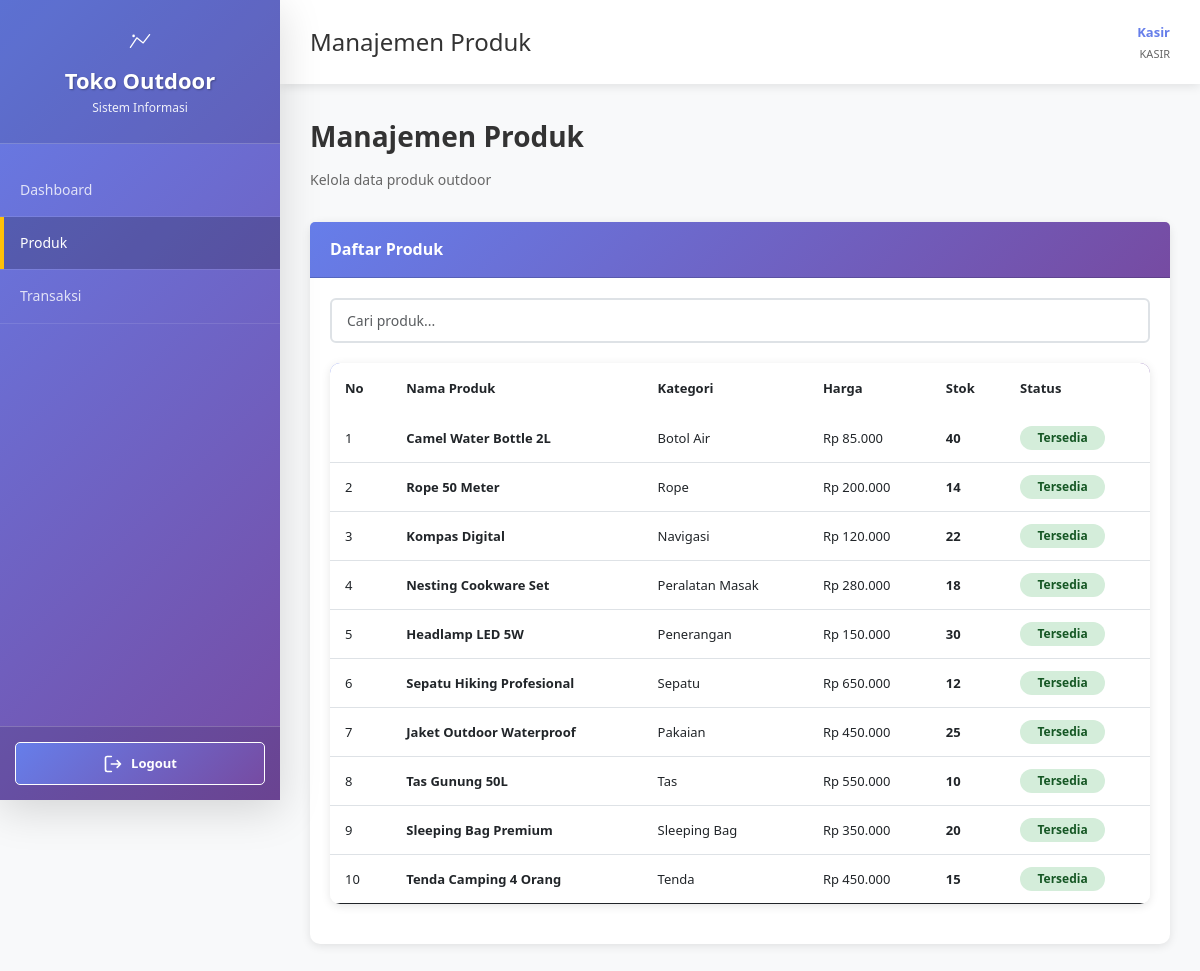
The page /Views/produk_management.php (signed in) on the database its author committed.
### tables this page shows
CREATE TABLE IF NOT EXISTS produk (
    id_produk INT AUTO_INCREMENT PRIMARY KEY,
    nama_produk VARCHAR(100) NOT NULL,
    kategori VARCHAR(50) NOT NULL,
    deskripsi TEXT,
    harga DECIMAL(10, 2) NOT NULL,
    stok INT NOT NULL DEFAULT 0,
    gambar VARCHAR(255),
    created_at TIMESTAMP DEFAULT CURRENT_TIMESTAMP,
    updated_at TIMESTAMP DEFAULT CURRENT_TIMESTAMP ON UPDATE CURRENT_TIMESTAMP,
    status ENUM('tersedia', 'habis', 'tidak_diproduksi') DEFAULT 'tersedia'
);

### Config/koneksi.php (called while the page is built, shortened)
<?php
function fetch_all($conn, $query) {
    $result = mysqli_query($conn, $query);
    $data = array();
    while ($row = mysqli_fetch_assoc($result)) {
        $data[] = $row;
    }
    return $data;
}
?>

### Views/produk_management.php (the view, shortened to what this page needs)
<?php
require_once '../Config/koneksi.php';
$nama_lengkap = $_SESSION['nama_lengkap'];
$role = $_SESSION['role'];
    $produk = fetch_all($conn, "SELECT * FROM produk ORDER BY id_produk DESC");
    ?>
<!DOCTYPE html>
<html lang="id">
<head>
    <link href="https://cdn.jsdelivr.net/npm/bootstrap@5.3.0/dist/css/bootstrap.min.css" rel="stylesheet">
    <link rel="stylesheet" href="../Public/css/style.css">
</head>
<body>
        <div class="sidebar">
            <div class="sidebar-header">
                <svg width="32" height="32" viewBox="0 0 50 50" fill="none" xmlns="http://www.w3.org/2000/svg" style="margin-bottom: 10px;">
                    <path d="M10 35L20 20L30 28L40 15" stroke="white" stroke-width="2" stroke-linecap="round" stroke-linejoin="round"/>
                    <circle cx="15" cy="17" r="2" fill="white"/>
                </svg>
                <h2>Toko Outdoor</h2>
                <p>Sistem Informasi</p>
            </div>
            <ul class="sidebar-menu">
                <li><a href="../dashboard.php">Dashboard</a></li>
                <li><a href="produk_management.php" class="active">Produk</a></li>
                <li><a href="transaksi_management.php">Transaksi</a></li>
            </ul>
            <div class="sidebar-footer">
                <button onclick="logout()" title="Logout" class="btn-logout">
                    Logout
                </button>
            </div>
        </div>
        <main>
            <div class="header">
                <h1>Manajemen Produk</h1>
                <div class="header-user">
                    <div class="user-info">
                        <p class="user-name"><?php echo htmlspecialchars($nama_lengkap); ?></p>
                        <p class="user-role"><?php echo strtoupper($role); ?></p>
                    </div>
                </div>
            </div>
            <div class="content">
                <div class="page-title">Manajemen Produk</div>
                <p class="page-subtitle">Kelola data produk outdoor</p>
                <div class="card">
                    <div class="card-header">Daftar Produk</div>
                    <div class="card-body">
                        <div class="form-group">
                            <input type="text" id="searchInput" class="form-control" placeholder="Cari produk..." onkeyup="filterTable('searchInput', 'produkTable')">
                        </div>
                        <?php if (count($produk) > 0): ?>
                            <div class="table-responsive">
                                <table class="table" id="produkTable">
                                    <thead>
                                        <tr>
                                            <th style="cursor: pointer;" onclick="sortTable('produkTable', 0)">No</th>
                                            <th style="cursor: pointer;" onclick="sortTable('produkTable', 1)">Nama Produk</th>
                                            <th>Kategori</th>
                                            <th style="cursor: pointer;" onclick="sortTable('produkTable', 3)">Harga</th>
                                            <th style="cursor: pointer;" onclick="sortTable('produkTable', 4)">Stok</th>
                                            <th>Status</th>
                                        </tr>
                                    </thead>
                                    <tbody>
                                        <?php foreach ($produk as $index => $item): ?>
                                            <tr>
                                                <td><?php echo $index + 1; ?></td>
                                                <td><strong><?php echo htmlspecialchars($item['nama_produk']); ?></strong></td>
                                                <td><?php echo htmlspecialchars($item['kategori']); ?></td>
                                                <td><?php echo formatCurrency($item['harga']); ?></td>
                                                <td>
                                                    <strong><?php echo $item['stok']; ?></strong>
                                                </td>
                                                <td>
                                                    <?php if ($item['stok'] == 0): ?>
                                                        <span class="badge badge-danger">Habis</span>
                                                    <?php elseif ($item['stok'] < 10): ?>
                                                        <span class="badge badge-warning">Sedikit</span>
                                                    <?php else: ?>
                                                        <span class="badge badge-success">Tersedia</span>
                                                    <?php endif; ?>
                                                </td>
                                            </tr>
                                        <?php endforeach; ?>
                                    </tbody>
                                </table>
                            </div>
                        <?php else: ?>
                            <div class="no-data">
                                <p>📭 Belum ada produk yang terdaftar</p>
                            </div>
                        <?php endif; ?>
                    </div>
                </div>
            </div>
        </main>
    <?php
    function formatCurrency($value) {
        return 'Rp ' . number_format($value, 0, ',', '.');
    }
    ?>
</body>
</html>

### rows shown on the page
produk: nama_produk "Camel Water Bottle 2L", kategori "Botol Air", harga "Rp 85.000", stok "40", shows "Tersedia"
produk: nama_produk "Rope 50 Meter", kategori "Rope", harga "Rp 200.000", stok "14", shows "Tersedia"
produk: nama_produk "Kompas Digital", kategori "Navigasi", harga "Rp 120.000", stok "22", shows "Tersedia"
produk: nama_produk "Nesting Cookware Set", kategori "Peralatan Masak", harga "Rp 280.000", stok "18", shows "Tersedia"
produk: nama_produk "Headlamp LED 5W", kategori "Penerangan", harga "Rp 150.000", stok "30", shows "Tersedia"
produk: nama_produk "Sepatu Hiking Profesional", kategori "Sepatu", harga "Rp 650.000", stok "12", shows "Tersedia"
produk: nama_produk "Jaket Outdoor Waterproof", kategori "Pakaian", harga "Rp 450.000", stok "25", shows "Tersedia"
produk: nama_produk "Tas Gunung 50L", kategori "Tas", harga "Rp 550.000", stok "10", shows "Tersedia"
produk: nama_produk "Sleeping Bag Premium", kategori "Sleeping Bag", harga "Rp 350.000", stok "20", shows "Tersedia"
produk: nama_produk "Tenda Camping 4 Orang", kategori "Tenda", harga "Rp 450.000", stok "15", shows "Tersedia"

### other values the page prints
$nama_lengkap "Kasir"
$role "KASIR"
